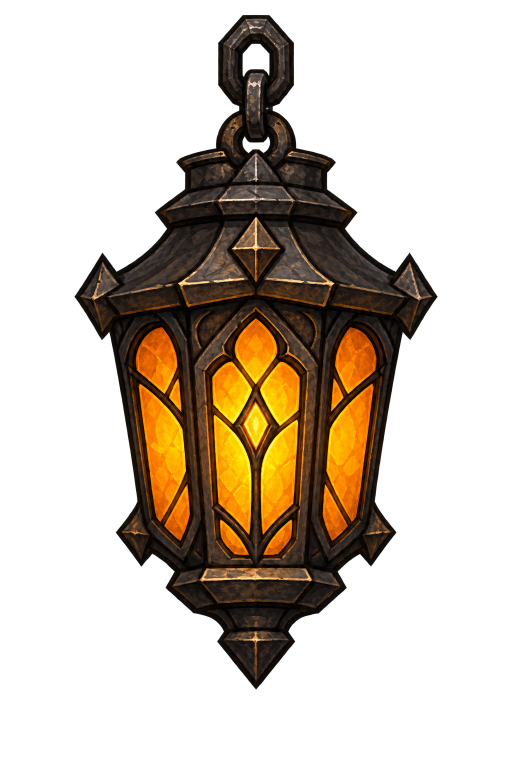
#> input picture docs/design/2026-10-02-opening-start/lantern/candidate-1.png, 1024 x 1536 px (shown at 1/2 size)
$ python register.py candidate-1.png ../../../../assets/art/title/lantern-hero.png
#> lines starting #> are read from the running program, lines starting #| are printed output that depends on the picture
"""Register the hero lantern pick onto the HUD lantern's set-out.

`LanternFlame`'s shader lights the art in its own UV: the wick at (0.5, 0.785),
the panes in (0.31, 0.43)-(0.69, 0.795). The HUD art (assets/art/ui/lantern.png,
512 px) puts its centre light at x 226-283 and y 243-401. The pick's centre light
was measured with the shader's own glass test at x 430-593, y 652-1109, so one
uniform scale (0.3465 of HUD space, both axes agree) and a translation put its
glass exactly where the shader expects it. Output is 1024 px square, twice the
HUD art's resolution, so the same shader constants light it unchanged.

Usage: python3 register.py candidate-1.png ../../../../assets/art/title/lantern-hero.png
"""
import sys
from PIL import Image

SIZE = 1024
HUD = 512
SCALE_HUD = 0.3465                 # pick px -> HUD px
PICK_CENTRE_X, PICK_FOOT_Y = 511.5, 1109.0
HUD_CENTRE_X, HUD_FOOT_Y = 254.5, 401.0


def main(src: str, dst: str) -> None:
#> called with src = 'candidate-1.png'
    pick = Image.open(src).convert("RGBA")
#> pick is the input picture: PIL image 1024x1536 RGBA; mean R, G, B, A 31.6, 20.5, 7.3, 79.5
    k = SCALE_HUD * SIZE / HUD
    scaled = pick.resize((round(pick.width * k), round(pick.height * k)), Image.LANCZOS)
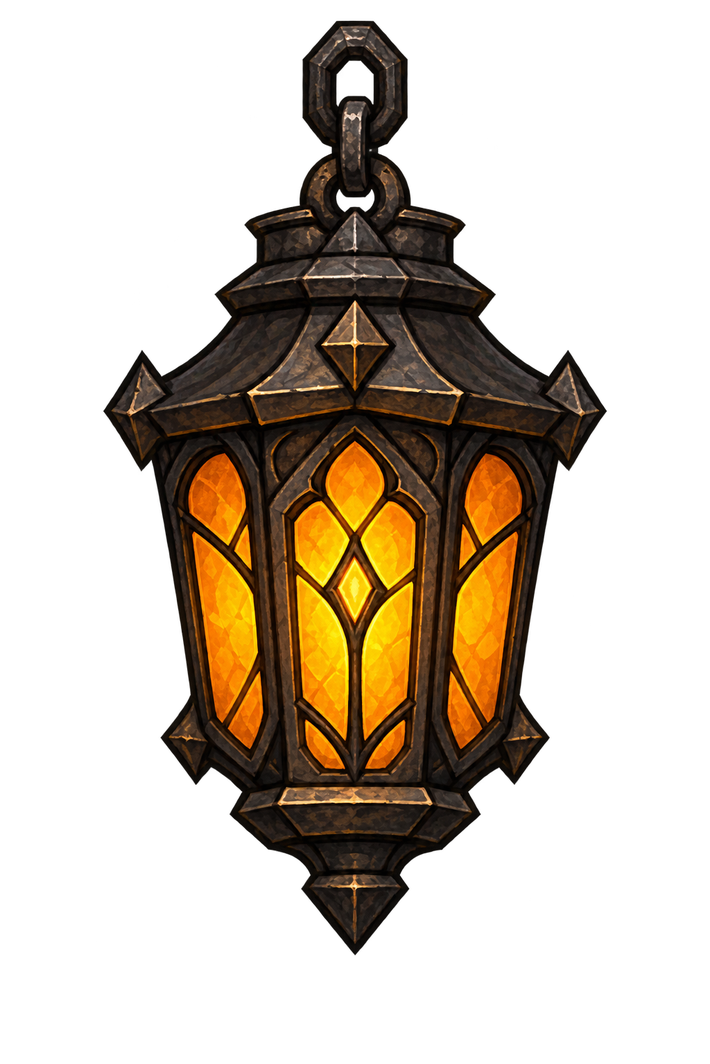
#> scaled: PIL image 710x1064 RGBA; mean R, G, B, A 28.7, 18.7, 6.2, 79.6; transparent parts drawn white
    ox = HUD_CENTRE_X * SIZE / HUD - PICK_CENTRE_X * k
    oy = HUD_FOOT_Y * SIZE / HUD - PICK_FOOT_Y * k
    canvas = Image.new("RGBA", (SIZE, SIZE), (0, 0, 0, 0))
#> canvas: PIL image 1024x1024 RGBA; every value is 0
    canvas.alpha_composite(scaled, (round(ox), round(oy)))
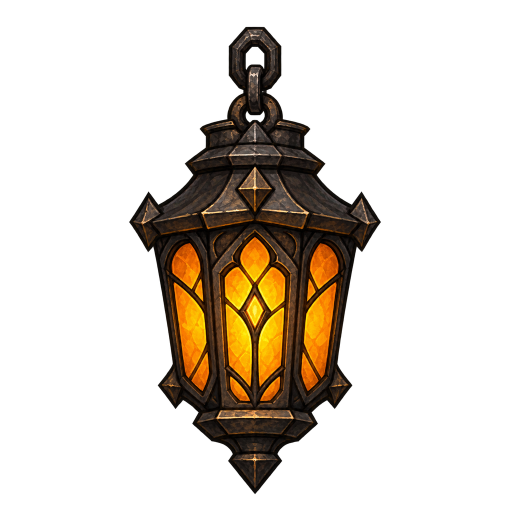
#> canvas: PIL image 1024x1024 RGBA (shown at 1/2 size); mean R, G, B, A 20.7, 13.4, 4.5, 57.3; transparent parts drawn white
    canvas.save(dst, optimize=True)


if __name__ == "__main__":
    main(sys.argv[1], sys.argv[2])
